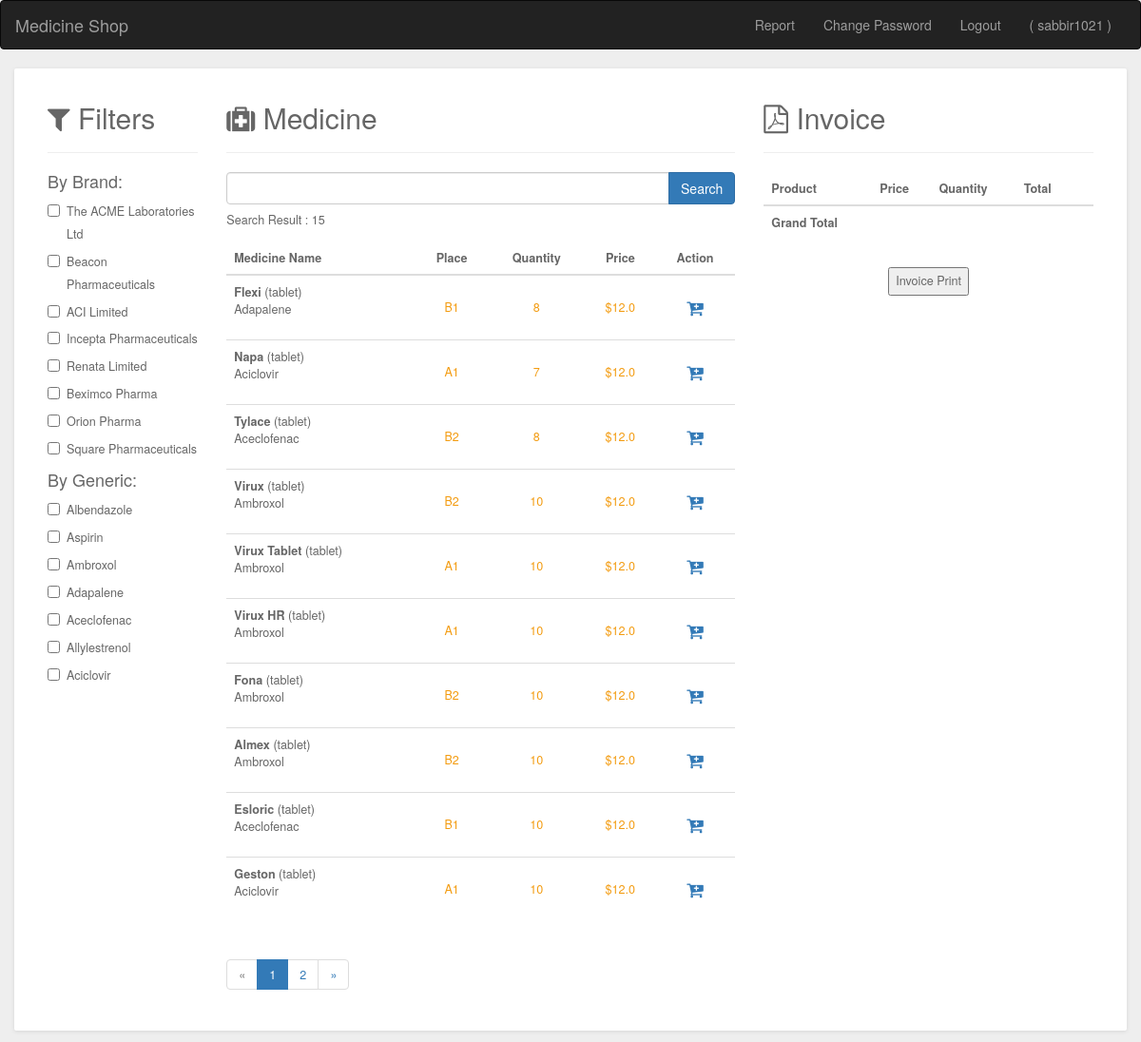
/ (signed in), run on an earlier commit of the app's database.
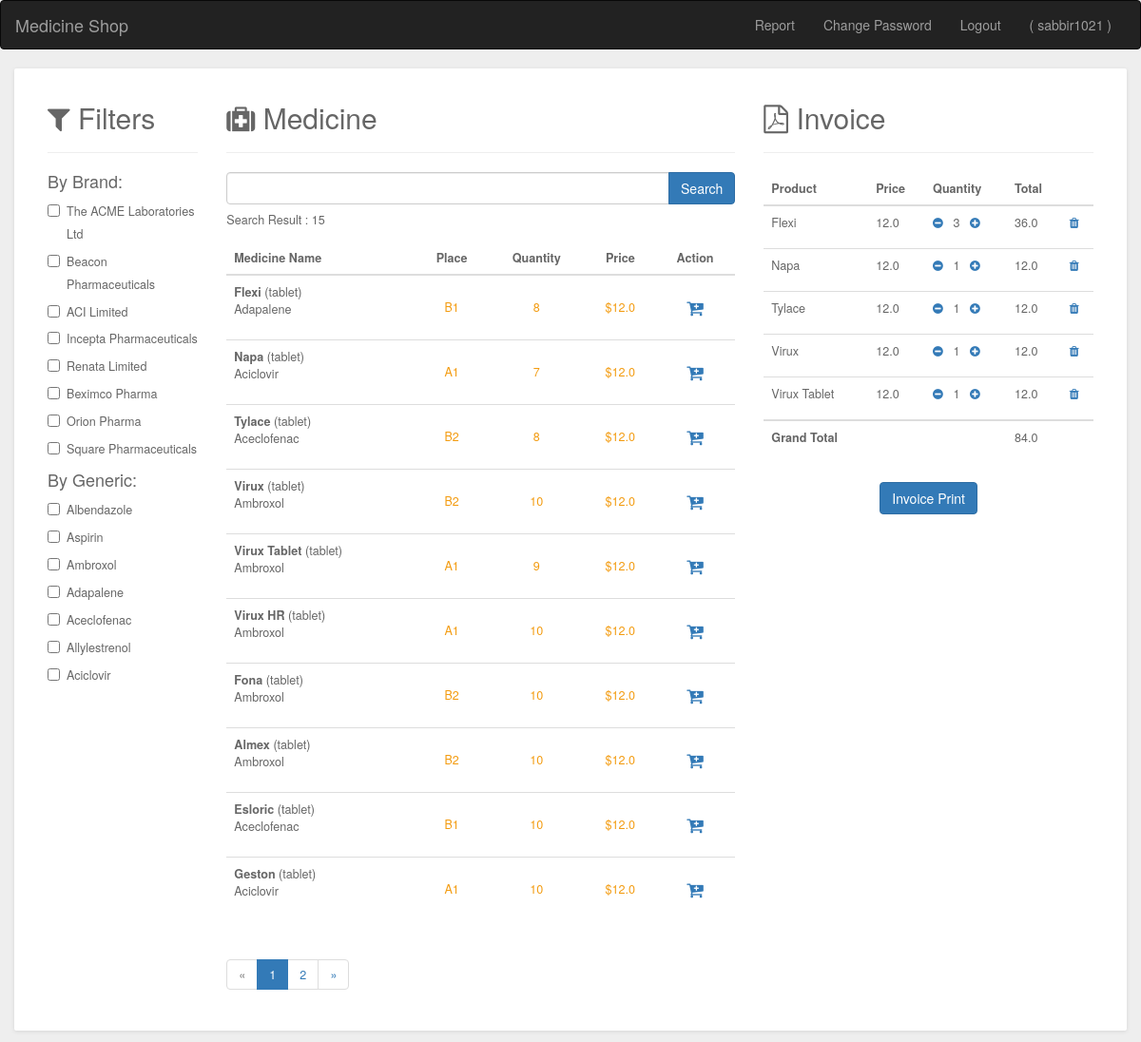
And on a later commit of the database.
### shop/models.py (models this page shows, shortened)
class Brand(models.Model):
    name  = models.CharField(max_length=150)

class Generic(models.Model):
    name  = models.CharField(max_length=150)
    def __str__(self):
        return self.name

class Medicine(models.Model):
    name  = models.CharField(max_length=150)
    buy_price = models.FloatField()
    sell_price = models.FloatField()
    generic = models.ForeignKey(Generic, on_delete=models.CASCADE)
    brand  = models.ForeignKey(Brand, on_delete=models.CASCADE)
    type =  models.CharField(max_length=15,choices=MEDICINE_TYPE)
    quantity = models.IntegerField()
    place = models.ForeignKey(Place, on_delete=models.CASCADE)

class Place(models.Model):
    name  = models.CharField(max_length=150)
    def __str__(self):
        return self.name

class OrderItem(models.Model):
    product = models.ForeignKey(Medicine, on_delete=models.CASCADE)
    order = models.ForeignKey(Order, on_delete=models.CASCADE)
    quantity = models.IntegerField(default=0, null=True, blank=True)
    class Meta:
            verbose_name = 'OrderItems'
            verbose_name_plural = '2. OrderItems'
    @property
    def get_total(self):
        return self.product.sell_price  * self.quantity

class Order(models.Model):
    user = models.ForeignKey(User, on_delete=models.CASCADE)
    complete_order = models.BooleanField()
    created_at = models.DateField(auto_now_add=True)
    updated_at = models.DateField(auto_now=True)
    class Meta:
            verbose_name = 'Orders'
            verbose_name_plural = '1. Orders'
    @property
    def get_cart_total(self):
        items = self.orderitem_set.all()
        return sum(i.get_total for i in items)

### shop/views.py (the view)
# urls.py: path('', views.HomeView.as_view(), name="home"),
@method_decorator(login_required, name='dispatch')
class HomeView(View):
    def get(self, request):
        brands = Brand.objects.all()
        generics = Generic.objects.all()
        medicines = Medicine.objects.all()
        medicines_count = medicines.count()
        paginator = Paginator(medicines, 10) # Show 25 contacts per page.
        page_number = request.GET.get('page')
        page_obj = paginator.get_page(page_number)
        try:
            order = get_object_or_404(Order, user=request.user,complete_order=False)
            items = order.orderitem_set.all() or None
        except:
            order = None
            items = None
        context = {
            'brands':brands,
            'generics':generics,
            'medicines':page_obj,
            'medicines_count':medicines_count,
            'order':order,
            'items':items
        }
        return render(request, "shop/home.html", context)

### templates/shop/home.html (shortened to what the changed rows need)
{% extends 'base.html' %}
{% load static %}
    {% block content %}
        <div class="row">
          <div class="col-md-12">
            <div class="grid search">
              <div class="grid-body">
                <div class="row">
                  <div class="col-md-2">
                    <h2 class="grid-title"><i class="fa fa-filter"></i> Filters</h2>
                    {% for brand in brands %}
                    <div class="checkbox" id="brandfilterForm" data-brand-filter-url="{% url 'shop:ajax_load_search_and_filter' %}">
                      <label><input name="brand[]" type="checkbox" class="icheck" value="{{brand.name}}"> {{brand.name}}</label>
                    </div>
                    {% endfor %}
                    {% for generic in generics %}
                    <div class="checkbox">
                      <label><input name="generic[]" type="checkbox" class="icheck" value="{{generic.name}}"> {{generic.name}}</label>
                    </div>
                    {% endfor %}
                  </div>
                  <div class="col-md-6">
                    <h2><i class="fa fa-medkit" aria-hidden="true"></i> Medicine</h2>
                  <div id="search_result">
                    <div class="table-responsive">
                      <table class="table table-hover">
                        <thead>
                          <tr>
                            <th>Medicine Name</th>
                            <th class="rate text-center">Place</th>
                            <th class="rate text-center">Quantity</th>
                            <th class="rate text-center">Price</th>
                            <th class="rate text-center">Action</th>
                          </tr>
                        </thead>
                        <tbody>
                        {% for medicine in medicines %}
                        <tr>
                          <td class="product"><strong>{{medicine.name}}</strong> ({{medicine.type}})<br>{{medicine.generic}}</td>
                          <td class="rate text-center">{{medicine.place}}</td>
                          <td class="rate text-center">{{medicine.quantity}}</td>
                          <td class="rate text-center">${{medicine.sell_price}}</td>
                          <td class="price text-center">
                            <a style="font-weight: bold;" id="updateCart" name="cart[]" data-update-cart-url="{% url 'shop:update_item' %}" class="ml-4" data-product={{medicine.id}} data-action="add"><i class="fa fa-cart-plus" aria-hidden="true"></i></a></td>
                        </tr>
                        {% endfor %}
                      </tbody></table>
                    </div>
                  </div>
                </div>
                  <div id="cart_result">
                  <div class="col-md-4">
                    <h2><i class="fa fa-file-pdf-o" aria-hidden="true"></i> Invoice </h2>
                    <hr>
                    <table class="table table-cart table-mobile">
                      <thead>
                        <tr>
                          <th>Product</th>
                          <th>Price</th>
                          <th>Quantity</th>
                          <th>Total</th>
                          <th></th>
                        </tr>
                      </thead>
                      <tbody>
                        {% for item in items %}
                        <tr>
                          <td class="product-col">
                            <div class="product">
                                <p>{{item.product.name}}</p>
                            </div>
                          </td>
                          <td class="price-col">{{item.product.sell_price}}</td>
                          <td class="quantity-col">
                              <div class="cart-product-quantity">
                              <a style="font-weight: bold;" class="mr-4" id="inupdateCart" name="incart[]" data-update-cart-url="{% url 'shop:update_item' %}" data-product = {{item.product.id}} data-action = "sub"><i class="fa fa-minus-circle" aria-hidden="true"></i></a>
                              &nbsp; {{item.quantity}}  &nbsp;
                              <a style="font-weight: bold;" class="ml-4" id="inupdateCart" name="incart[]" data-update-cart-url="{% url 'shop:update_item' %}" data-product = {{item.product.id}} data-action = "add"><i class="fa fa-plus-circle" aria-hidden="true"></i></a>
                              </div>
                          </td>
                          <td class="total-col">{{item.get_total}}</td>
                          <td class="remove-col"><a id="inupdateCart" name="incart[]" data-update-cart-url="{% url 'shop:update_item' %}" data-product = {{item.product.id}} data-action = "del"><i class="fa fa-trash" aria-hidden="true"></i></a></td>
                        </tr>
                        {% endfor %}
                      </tbody>
                      <tbody>
                        <tr>
                          <td class="product-col">
                            <div class="product">
                            </div>
                          </td>
                          <td class="total-col"></td>
                          <td class="total-col"></td>
                          <td class="total-col">{{order.get_cart_total}}</td>
                        </tr>
                      </tbody>
                    </table>
                    {% if order %}
                    <input class="center-block btn btn-primary" type="button" id="bt" onclick="show_alert()" order-data={{order.id}} value="Invoice Print" />
                    {% else %}
                    <input class="center-block" type="button" value="Invoice Print" />
                    {% endif %}
                  </div>
                </div>
                </div>
                </div>
              </div>
            </div>
          </div>
{% endblock content %}

What changed in the data, as far as the page shows it:
changed Medicine "Virux Tablet": quantity "10" → "9"
added OrderItem: product.name "Flexi", product.sell_price "12.0", quantity "3", get_total "36.0"
added OrderItem: product.name "Napa", product.sell_price "12.0", quantity "1", get_total "12.0"
added OrderItem: product.name "Tylace", product.sell_price "12.0", quantity "1", get_total "12.0"
added OrderItem: product.name "Virux", product.sell_price "12.0", quantity "1", get_total "12.0"
added OrderItem: product.name "Virux Tablet", product.sell_price "12.0", quantity "1", get_total "12.0"
added Order: get_cart_total "84.0"
Also different on the page:
form field value: (not shown) → "Invoice Print"
form field value: "Invoice Print" → (not shown)
